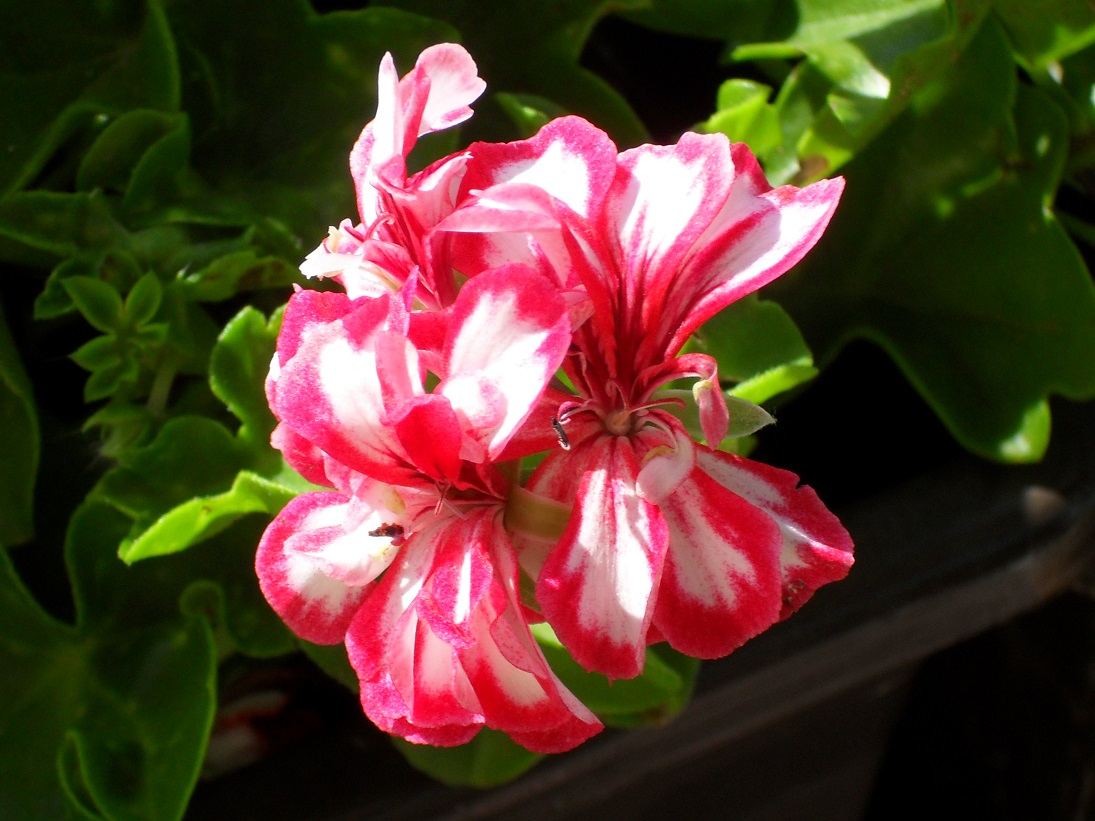
//> input picture VIZSul2Proj/kvet.jpg, 1095 x 821 px
$ ./main   (built with g++ and OpenCV 4)
//> lines starting //> are read from the running program, lines starting //| are printed output that depends on the picture
//> further down, imageOrig is the input picture: 821 rows x 1095 cols, CV_8UC3; mean B, G, R 42.9, 58.1, 85.9
#include <opencv2/core/core.hpp>
#include <opencv2/highgui/highgui.hpp>
#include <opencv2/imgproc/imgproc.hpp>
#include <iostream>

using namespace cv;
using namespace std;

#define LAP_KERNEL_OUTER 1
#define LAP_KERNEL_INNER -4
#define SCALE_CONST 3

Mat applyLaplace(Mat src) {
	Mat  src_gray, dst, abs_dst;
	int kernel_size = 3;
	int scale = 1;
	int delta = 0;
	int ddepth = CV_16S;

	/// Convert the image to grayscale
	cvtColor(src, src_gray, CV_BGR2GRAY);
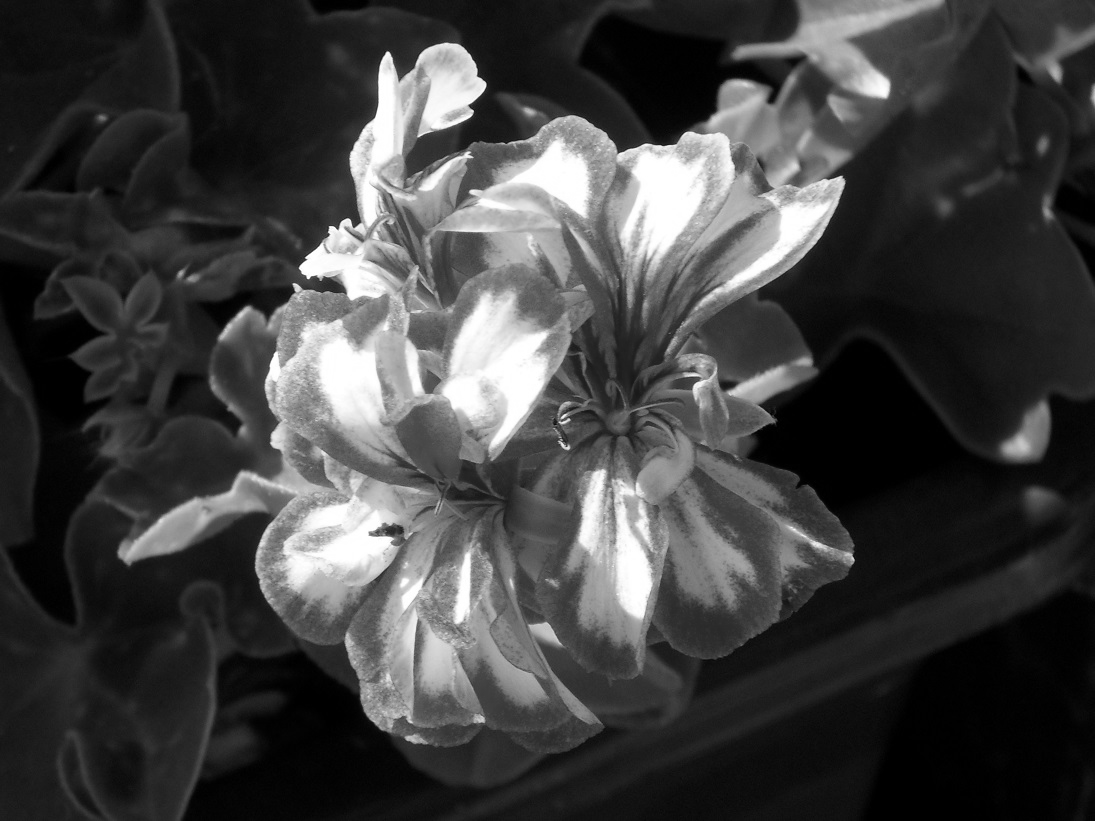
//> src_gray: 821 rows x 1095 cols, CV_8UC1; min 0, max 255, mean 64.7

	/// Apply Laplace function
	Laplacian(src_gray, dst, ddepth, kernel_size, scale, delta, BORDER_DEFAULT);
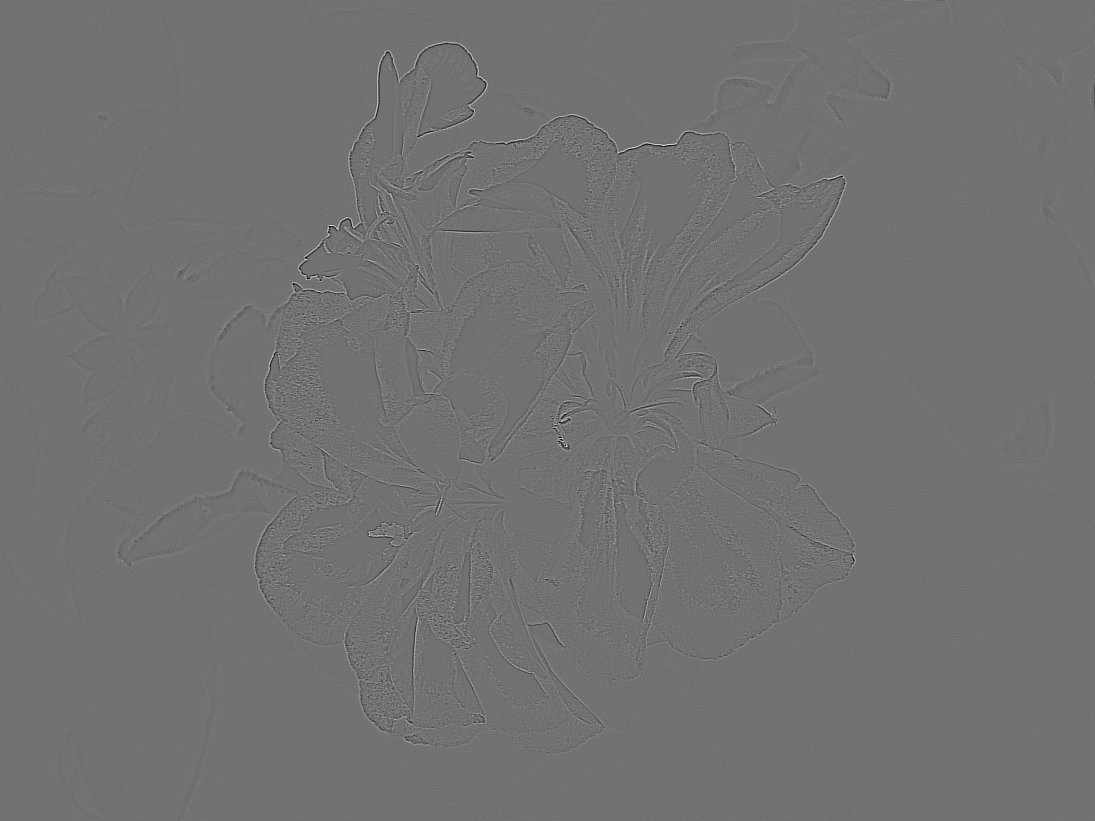
//> dst: 821 rows x 1095 cols, CV_16SC1; min -778, max 962, mean 0; drawn with min black and max white
	convertScaleAbs(dst, abs_dst);
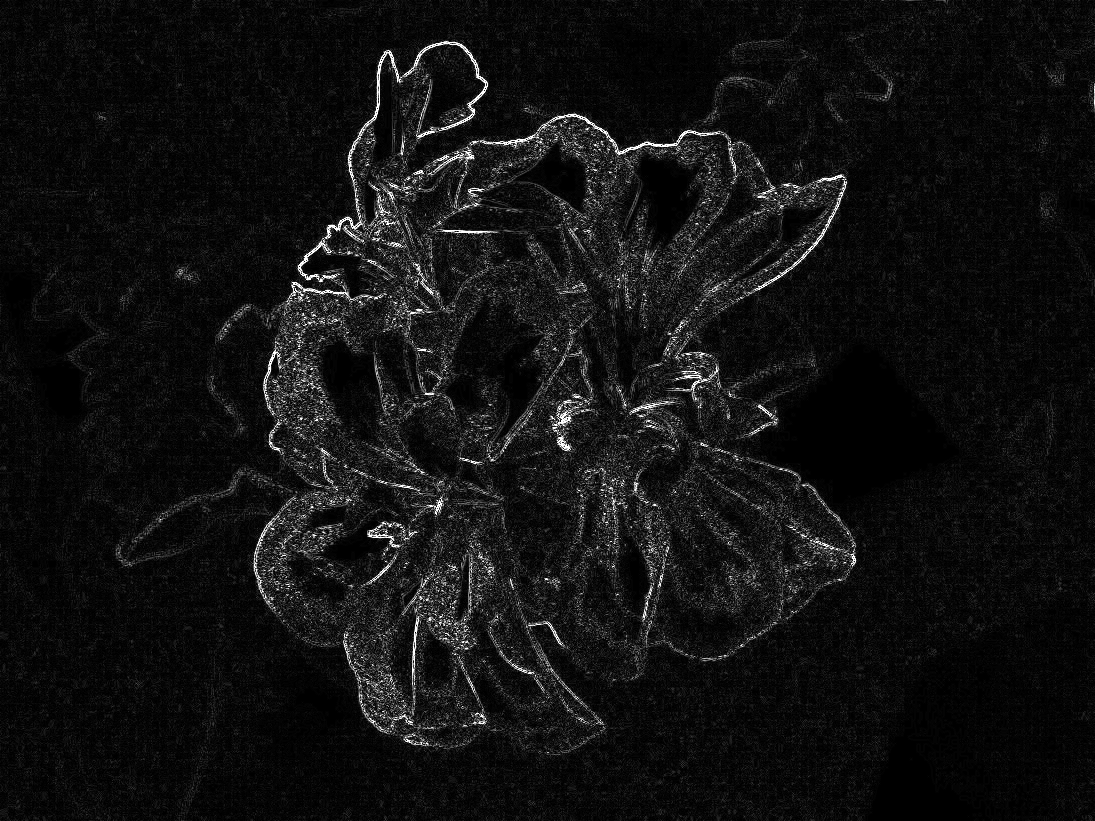
//> abs_dst: 821 rows x 1095 cols, CV_8UC1; min 0, max 255, mean 17.4

	return  abs_dst;
}

unsigned char scalePixelVal(int pixelValue) {
	if (pixelValue < 0) {
		return 0;
	}
	if (pixelValue > 255) {
		return 255;
	}

	return (unsigned char)pixelValue;
}

unsigned char scalePixelValSymmetric(int pixelValue)
{
	pixelValue *= SCALE_CONST;
	if (pixelValue < 0) {
		pixelValue = pixelValue*(-1);
	}
	if (pixelValue > 255) {
		return 255;
	}

	return (unsigned char)pixelValue;
}

unsigned char computeOnePixel(cv::Mat src, cv::Mat changed, int i, int j) {
	int pixelLaplaceVal = 0;
	pixelLaplaceVal = src.at<uchar>(j, i) * LAP_KERNEL_INNER;
	if (j - 1 > -1) {
		pixelLaplaceVal += src.at<uchar>(j - 1, i)*LAP_KERNEL_OUTER;
	}
	if (i - 1 > -1) {
		pixelLaplaceVal += src.at<uchar>(j, i - 1)*LAP_KERNEL_OUTER;
	}
	if (j + 1 < src.size().height) {
		pixelLaplaceVal += src.at<uchar>(j + 1, i)*LAP_KERNEL_OUTER;
	}
	if (i + 1 < src.size().width) {
		pixelLaplaceVal += src.at<uchar>(j, i + 1)*LAP_KERNEL_OUTER;
	}
	return scalePixelValSymmetric(pixelLaplaceVal);
}

cv::Mat applyLaplaceProg(cv::Mat src) {
	cv::Mat changed;
	cvtColor(src, src, CV_BGR2GRAY);

	changed = src.clone();

	for (int i = 0; i < src.size().width; i++)
	{
		for (int j = 0; j < src.size().height; j++)
		{
			changed.at<uchar>(j, i) = computeOnePixel(src, changed, i, j);
		}
	}
	return changed;
}

bool writeImageToFile(cv::Mat img) {
	vector<int> compression_params;
	compression_params.push_back(CV_IMWRITE_PNG_COMPRESSION);
	compression_params.push_back(9);
	try {
		imwrite("vystup.png", img, compression_params);
	}
	catch (runtime_error& ex) {
		fprintf(stderr, "Exception converting image to PNG format: %s\n", ex.what());
		return false;
	}

	return true;
}

int main(){
	Mat imageOrig, imgLaplaceCV, imagLaplaceProg;

	imageOrig = imread("kvet.jpg", IMREAD_COLOR);

	if (!imageOrig.data) { // Check for invalid input
		cout << "Could not open or find the image" << std::endl;
		return -1;
	}

	namedWindow("Original picture", WINDOW_AUTOSIZE);
	namedWindow("OpenCV laplace", WINDOW_AUTOSIZE);
	namedWindow("Programed laplace", WINDOW_AUTOSIZE);

	imgLaplaceCV = applyLaplace(imageOrig);
	imagLaplaceProg = applyLaplaceProg(imageOrig);

	imshow("Original picture", imageOrig); // Show our image inside it.
	imshow("OpenCV laplace", imgLaplaceCV); // Show our image inside it.
	imshow("Programed laplace", imagLaplaceProg); // Show our image inside it.

	//zapisanie obrazka do suboru
	writeImageToFile(imagLaplaceProg);

	waitKey(0); // Wait for a keystroke in the window

	return 0;
}
